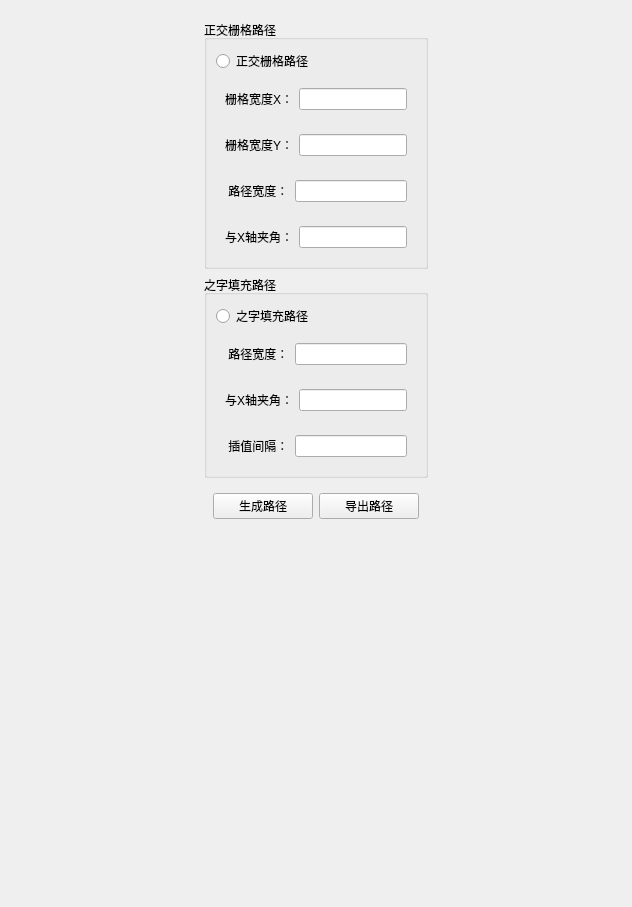
<?xml version="1.0" encoding="UTF-8"?>
<ui version="4.0">
 <class>RefSurfBasedSlice_PathPlan</class>
 <widget class="QWidget" name="RefSurfBasedSlice_PathPlan">
  <property name="geometry">
   <rect>
    <x>0</x>
    <y>0</y>
    <width>632</width>
    <height>907</height>
   </rect>
  </property>
  <property name="windowTitle">
   <string>Form</string>
  </property>
  <layout class="QHBoxLayout" name="horizontalLayout_9">
   <item>
    <spacer name="horizontalSpacer">
     <property name="orientation">
      <enum>Qt::Horizontal</enum>
     </property>
     <property name="sizeHint" stdset="0">
      <size>
       <width>40</width>
       <height>20</height>
      </size>
     </property>
    </spacer>
   </item>
   <item>
    <widget class="QWidget" name="widget" native="true">
     <layout class="QVBoxLayout" name="verticalLayout_3">
      <item>
       <widget class="QGroupBox" name="groupBox">
        <property name="title">
         <string>正交栅格路径</string>
        </property>
        <layout class="QVBoxLayout" name="verticalLayout_2">
         <item>
          <widget class="QRadioButton" name="radioButton">
           <property name="text">
            <string>正交栅格路径</string>
           </property>
          </widget>
         </item>
         <item>
          <widget class="QWidget" name="widget_4" native="true">
           <layout class="QHBoxLayout" name="horizontalLayout">
            <item>
             <widget class="QLabel" name="label">
              <property name="text">
               <string>栅格宽度X：</string>
              </property>
             </widget>
            </item>
            <item>
             <widget class="QLineEdit" name="lineEdit_GridWidthX"/>
            </item>
           </layout>
          </widget>
         </item>
         <item>
          <widget class="QWidget" name="widget_5" native="true">
           <layout class="QHBoxLayout" name="horizontalLayout_2">
            <item>
             <widget class="QLabel" name="label_2">
              <property name="text">
               <string>栅格宽度Y：</string>
              </property>
             </widget>
            </item>
            <item>
             <widget class="QLineEdit" name="lineEdit_GridWidthY"/>
            </item>
           </layout>
          </widget>
         </item>
         <item>
          <widget class="QWidget" name="widget_6" native="true">
           <layout class="QHBoxLayout" name="horizontalLayout_3">
            <item>
             <widget class="QLabel" name="label_3">
              <property name="text">
               <string> 路径宽度：</string>
              </property>
             </widget>
            </item>
            <item>
             <widget class="QLineEdit" name="lineEdit_PathWidth"/>
            </item>
           </layout>
          </widget>
         </item>
         <item>
          <widget class="QWidget" name="widget_7" native="true">
           <layout class="QHBoxLayout" name="horizontalLayout_4">
            <item>
             <widget class="QLabel" name="label_AngleX">
              <property name="text">
               <string>与X轴夹角：</string>
              </property>
             </widget>
            </item>
            <item>
             <widget class="QLineEdit" name="lineEdit_AngleX"/>
            </item>
           </layout>
          </widget>
         </item>
        </layout>
       </widget>
      </item>
      <item>
       <widget class="QGroupBox" name="groupBox_2">
        <property name="title">
         <string>之字填充路径</string>
        </property>
        <layout class="QVBoxLayout" name="verticalLayout">
         <item>
          <widget class="QRadioButton" name="radioButton_2">
           <property name="text">
            <string>之字填充路径</string>
           </property>
          </widget>
         </item>
         <item>
          <widget class="QWidget" name="widget_8" native="true">
           <layout class="QHBoxLayout" name="horizontalLayout_5">
            <item>
             <widget class="QLabel" name="label_5">
              <property name="text">
               <string> 路径宽度：</string>
              </property>
             </widget>
            </item>
            <item>
             <widget class="QLineEdit" name="lineEdit_PathWidth_2"/>
            </item>
           </layout>
          </widget>
         </item>
         <item>
          <widget class="QWidget" name="widget_9" native="true">
           <layout class="QHBoxLayout" name="horizontalLayout_6">
            <item>
             <widget class="QLabel" name="label_6">
              <property name="text">
               <string>与X轴夹角：</string>
              </property>
             </widget>
            </item>
            <item>
             <widget class="QLineEdit" name="lineEdit_AngleX_2"/>
            </item>
           </layout>
          </widget>
         </item>
         <item>
          <widget class="QWidget" name="widget_10" native="true">
           <layout class="QHBoxLayout" name="horizontalLayout_7">
            <item>
             <widget class="QLabel" name="label_7">
              <property name="text">
               <string> 插值间隔：</string>
              </property>
             </widget>
            </item>
            <item>
             <widget class="QLineEdit" name="lineEdit_Interval"/>
            </item>
           </layout>
          </widget>
         </item>
        </layout>
       </widget>
      </item>
      <item>
       <widget class="QWidget" name="widget_2" native="true">
        <layout class="QHBoxLayout" name="horizontalLayout_8">
         <item>
          <widget class="QPushButton" name="pushButton_GenePath">
           <property name="text">
            <string>生成路径</string>
           </property>
          </widget>
         </item>
         <item>
          <widget class="QPushButton" name="pushButton_ExprtPath">
           <property name="text">
            <string>导出路径</string>
           </property>
          </widget>
         </item>
        </layout>
       </widget>
      </item>
      <item>
       <spacer name="verticalSpacer">
        <property name="orientation">
         <enum>Qt::Vertical</enum>
        </property>
        <property name="sizeHint" stdset="0">
         <size>
          <width>20</width>
          <height>405</height>
         </size>
        </property>
       </spacer>
      </item>
     </layout>
    </widget>
   </item>
   <item>
    <spacer name="horizontalSpacer_2">
     <property name="orientation">
      <enum>Qt::Horizontal</enum>
     </property>
     <property name="sizeHint" stdset="0">
      <size>
       <width>40</width>
       <height>20</height>
      </size>
     </property>
    </spacer>
   </item>
  </layout>
 </widget>
 <resources/>
 <connections/>
</ui>
